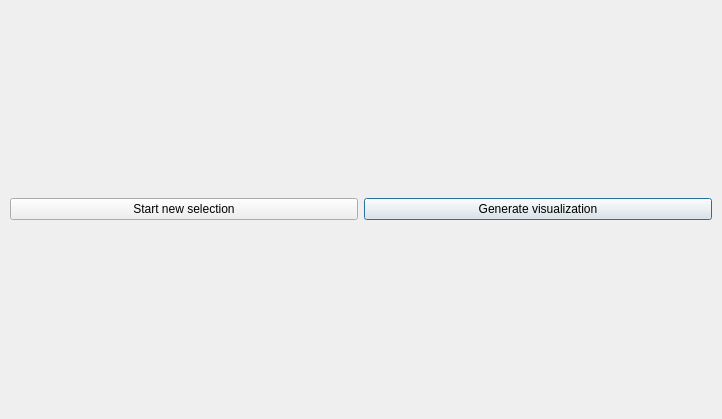
<?xml version="1.0" encoding="UTF-8"?>
<ui version="4.0">
 <class>EndoscopySelection</class>
 <widget class="QMainWindow" name="EndoscopySelection">
  <property name="geometry">
   <rect>
    <x>0</x>
    <y>0</y>
    <width>722</width>
    <height>419</height>
   </rect>
  </property>
  <property name="windowTitle">
   <string>Selection of the cross-section of the esophagus</string>
  </property>
  <widget class="QWidget" name="centralwidget">
   <layout class="QGridLayout" name="gridLayout_2">
    <property name="leftMargin">
     <number>10</number>
    </property>
    <property name="topMargin">
     <number>10</number>
    </property>
    <property name="rightMargin">
     <number>10</number>
    </property>
    <property name="bottomMargin">
     <number>10</number>
    </property>
    <item row="1" column="0">
     <widget class="QPushButton" name="reset_button">
      <property name="text">
       <string>Start new selection</string>
      </property>
     </widget>
    </item>
    <item row="1" column="1">
     <widget class="QPushButton" name="apply_button">
      <property name="sizePolicy">
       <sizepolicy hsizetype="Preferred" vsizetype="Fixed">
        <horstretch>0</horstretch>
        <verstretch>0</verstretch>
       </sizepolicy>
      </property>
      <property name="text">
       <string>Generate visualization</string>
      </property>
      <property name="default">
       <bool>true</bool>
      </property>
     </widget>
    </item>
    <item row="0" column="0" colspan="2">
     <layout class="QGridLayout" name="gridLayout"/>
    </item>
   </layout>
  </widget>
  <widget class="QMenuBar" name="menubar">
   <property name="geometry">
    <rect>
     <x>0</x>
     <y>0</y>
     <width>722</width>
     <height>21</height>
    </rect>
   </property>
  </widget>
 </widget>
 <resources/>
 <connections/>
</ui>
